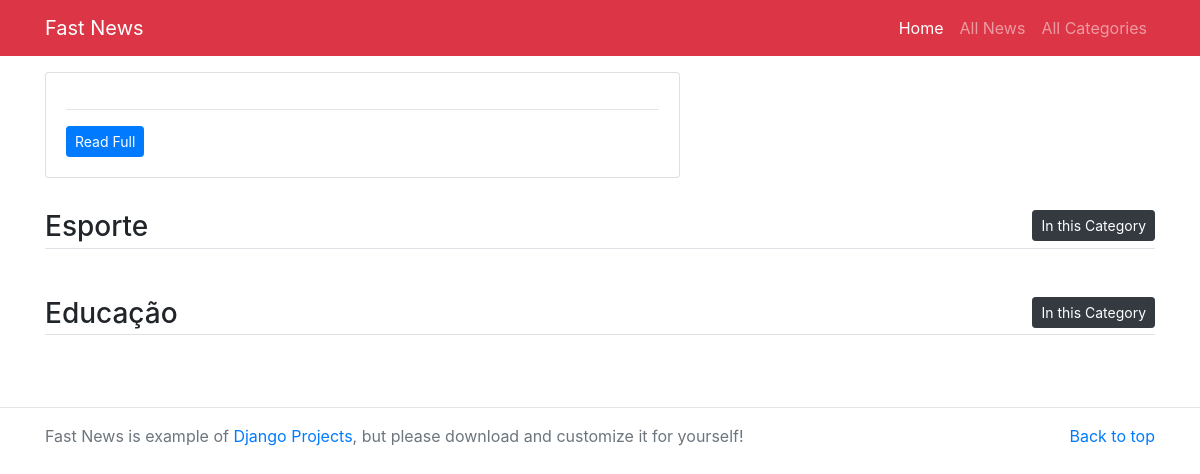
The app's page /, older data.
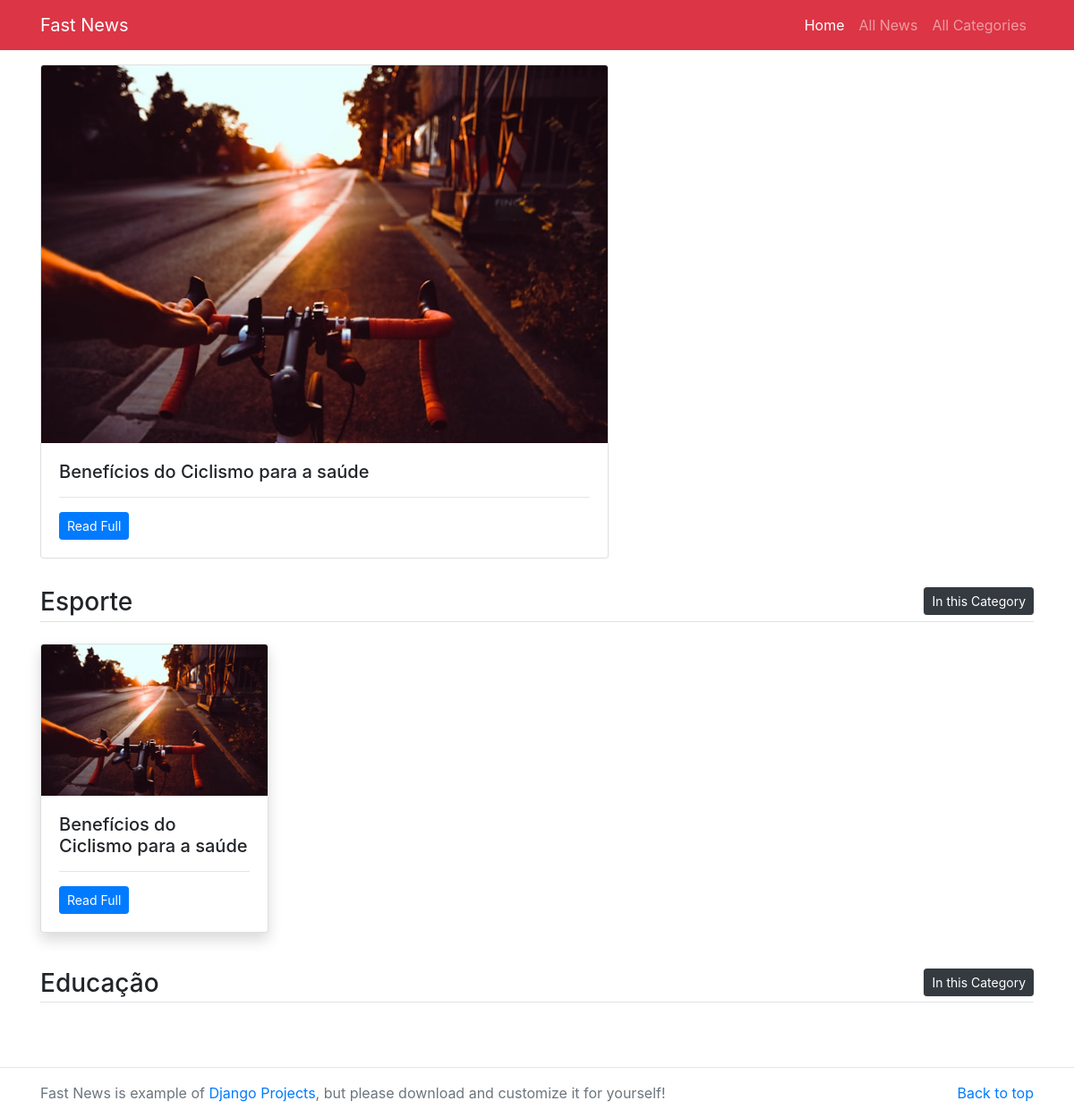
The same page, newer data.
### main/models.py (models this page shows, shortened)
class Category(models.Model):
    title = models.CharField(max_length=200)
    category_image = models.ImageField(upload_to='imgs/')
    class Meta:
        verbose_name = 'Categoria'
        verbose_name_plural = 'Categorias'

class News(models.Model):
    category = models.ForeignKey(Category, on_delete = models.CASCADE)
    title = models.CharField(max_length=300)
    image = models.ImageField(upload_to='imgs/')
    detail = models.TextField()
    add_time = models.DateTimeField(auto_now_add=True)
    class Meta:
        verbose_name: 'Notícia'
        verbose_name_plural = 'Notícias'

### main/views.py (the view)
# urls.py: path('', views.home, name='home')
def home(request):
    first_news=News.objects.first()
    three_news=News.objects.all()[1:3]
    three_categories=Category.objects.all()[0:3]
    return render(request, 'home.html', {
        'first_news': first_news,
        'three_news': three_news,
        'three_categories': three_categories
    })

### main/templates/home.html (shortened to what this page needs)
{% extends 'base.html' %}
{% block content %}
<main class="container mt-3 mb-5">
	<div class="row my-3">
		<div class="col-md-7">
			<div class="card mb-3">
			  <img src="media/{{first_news.image}}" class="card-img-top" alt="{{first_news.title}}">
			  <div class="card-body">
			    <h5 class="card-title">{{first_news.title}}</h5>
			    <hr/>
			    <p class="card-text"><a href="/detail/{{first_news.id}}" class="btn btn-sm btn-primary">Read Full</a></p>
			  </div>
			</div>
		</div>
		<div class="col-md-5" style="max-height: 450px; overflow: auto;">
		</div>
	</div>
	{% for category in three_categories %}
	<h3 class="border-bottom pb-1">{{category.title}} <a href="/category/{{category.id}}" class="float-right btn btn-sm btn-dark">In this Category</a></h3>
	<div class="row my-4">
		{% for news in category.news_set.all %}
			{% if forloop.counter < 5 %}
			<div class="col-md-3">
				<div class="card mb-3 shadow">
				<img src="/media/{{news.image}}" class="card-img-top" alt="{{news.title}}">
				<div class="card-body">
					<h5 class="card-title">{{news.title}}</h5>
					<hr/>
					<p class="card-text"><a href="#" class="btn btn-sm btn-primary">Read Full</a></p>
				</div>
				</div>
			</div>
			{% endif %}
		{% endfor %}
	</div>
	{% endfor %}
</main>
{% endblock %}

### main/templates/base.html (shortened to what this page needs)
{% load static %}
<!DOCTYPE html>
<html>
<head>
	<link rel="stylesheet" type="text/css" href="{% static 'vendor/bs4/bootstrap.min.css' %}" />
</head>
<body>
	<nav class="navbar navbar-expand-lg navbar-dark bg-danger">
		<div class="container">
		  <a class="navbar-brand" href="/">Fast News</a>
		  <div class="collapse navbar-collapse" id="navbarNav">
		    <ul class="navbar-nav ml-auto">
		      <li class="nav-item active">
		        <a class="nav-link" href="/">Home</a>
		      </li>
		      <li class="nav-item">
		        <a class="nav-link" href="#">All News</a>
		      </li>
		      <li class="nav-item">
		        <a class="nav-link" href="#">All Categories</a>
		      </li>
		    </ul>
		  </div>
	  	</div>
    </nav>
    {% block content %}
    {% endblock %}
<hr/>
<footer class="text-muted">
  <div class="container">
    <p class="float-right">
      <a href="#">Back to top</a>
    </p>
    <p>Fast News is example of <a href="https://projectsplaza.com/">Django Projects</a>, but please download and customize it for yourself!</p>
  </div>
</footer>
</body>
</html>

Row changes from the older to the newer data that the page shows:
added News: image (picture), title "Benefícios do Ciclismo para a saúde"
